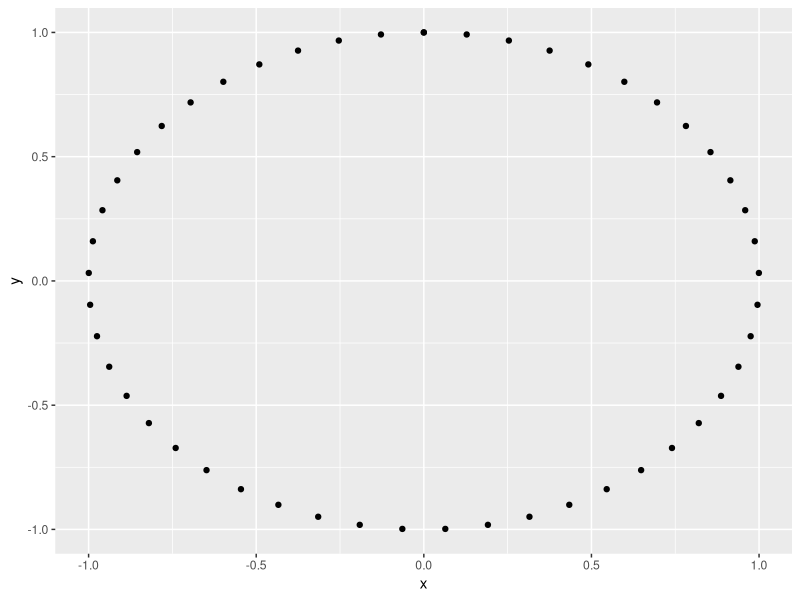
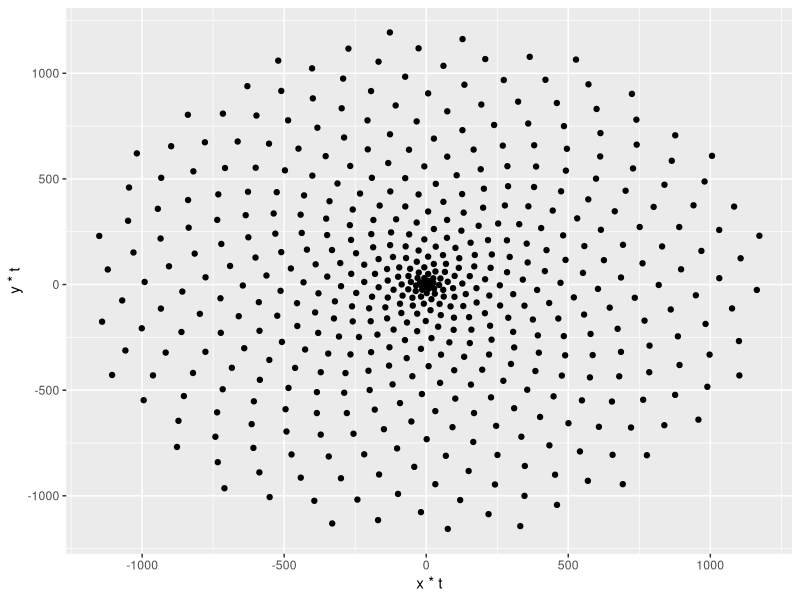
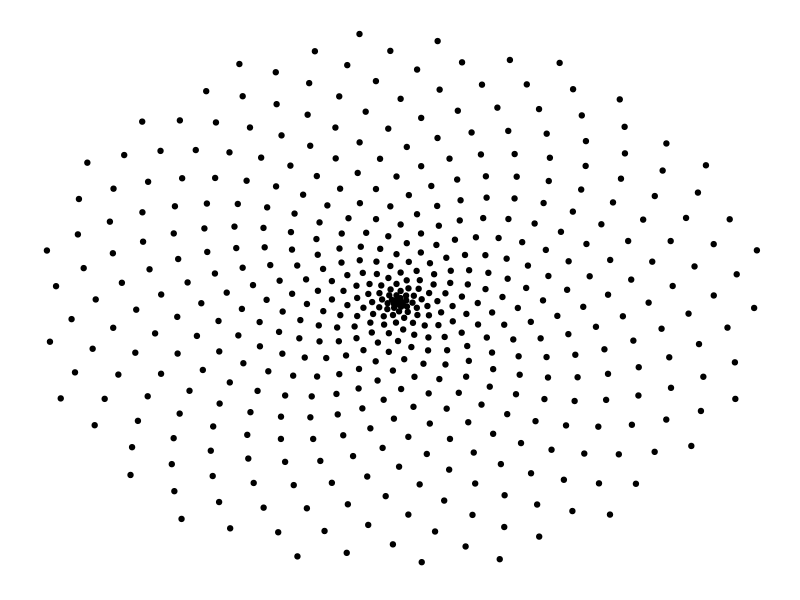
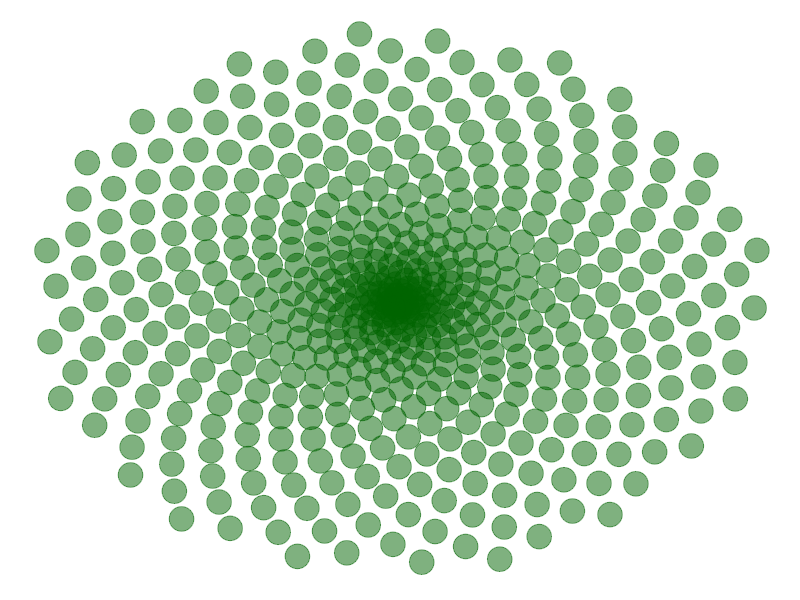
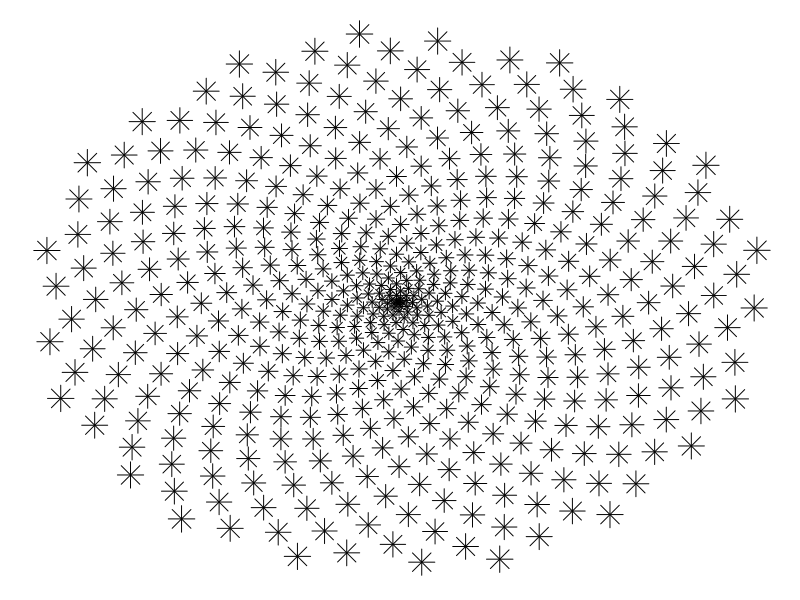
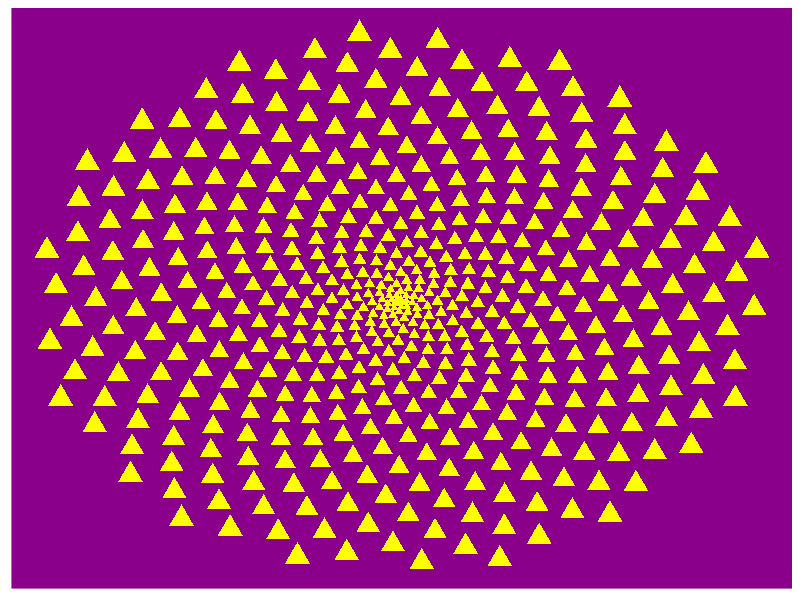
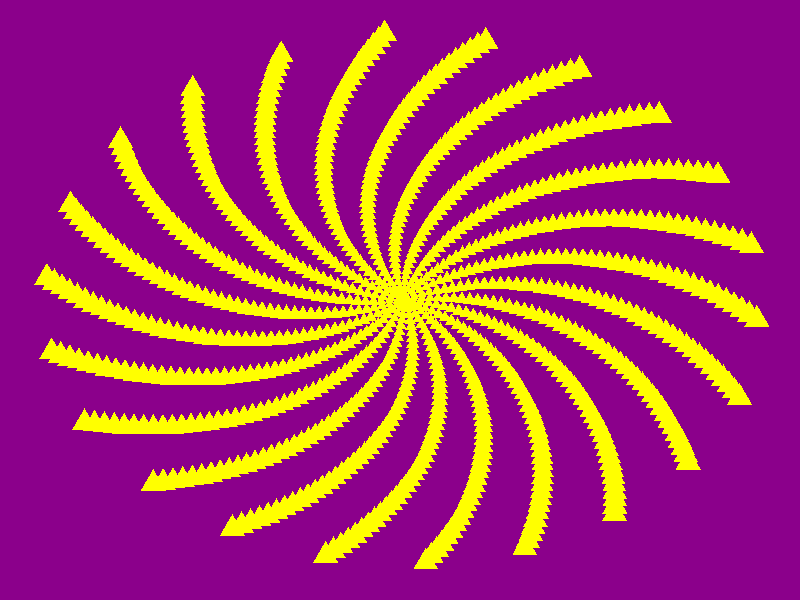
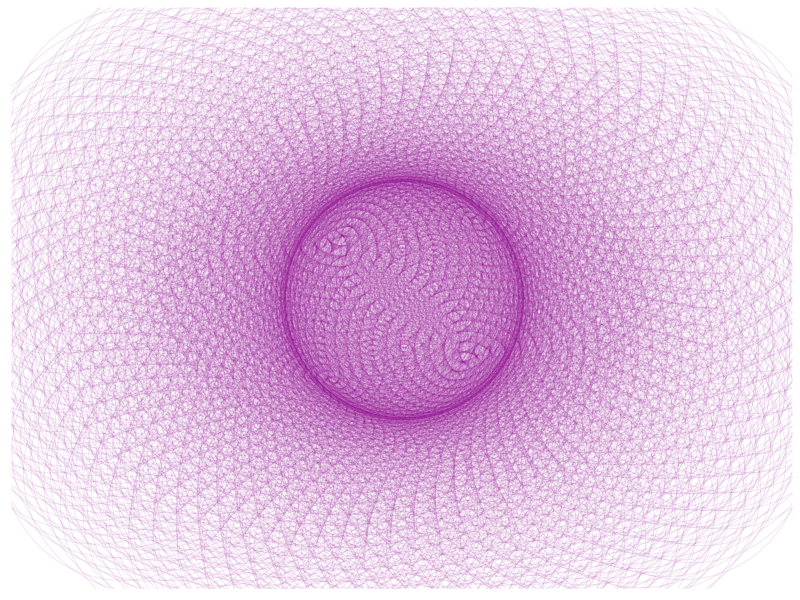

Reproduce these figures in R, in order.
## ---- chunk 1
# Set plot images to a nice size
options(repr.plot.width = 4, repr.plot.height = 4)

# Load the ggplot2 package
library(ggplot2)
## ---- chunk 2
# Create circle data to plot
t <- seq(0, 2 * pi, length.out = 50)
x <- sin(t)
y <- cos(t)
df <- data.frame(t, x, y)

# Make a scatter plot of points in a circle
p <- ggplot(df, aes(x, y))
p + geom_point()
## ---- chunk 3
# Define the number of points
points <- 500

# Define the Golden Angle
angle <- (3 - sqrt(5)) * pi

t <- (1:points) * angle
x <- sin(t)
y <- cos(t)
df <- data.frame(t, x, y)

# Make a scatter plot of points in a spiral
p <- ggplot(df, aes(x * t, y * t))
p + geom_point()
## ---- chunk 4
df <- data.frame(t, x, y)

# Make a scatter plot of points in a spiral and remove some plot components
p <- ggplot(df, aes(x * t, y * t))
p + geom_point() +
  theme(
    panel.background = element_rect(fill = "white"),
    panel.grid = element_blank(),
    axis.ticks = element_blank(),
    axis.title = element_blank(),
    axis.text = element_blank()
  )
## ---- chunk 5
# Change the code from Task 4 to modify the
# size, transparency, and color of the points
p <- ggplot(df, aes(x * t, y * t))
p + geom_point(
  size = 8,
  alpha = 0.5,
  color = "darkgreen"
) +
  theme(
    line = element_blank(),
    rect = element_blank(),
    text = element_blank(),
    title = element_blank()
  )
## ---- chunk 6
# Copy the code from Task 5 and modify the
# color, size, and shape of the points
p <- ggplot(df, aes(x * t, y * t))
p + geom_point(aes(size = t),
  shape = 8
) +
  theme(
    panel.background = element_rect(fill = "white"),
    panel.grid = element_blank(),
    axis.ticks = element_blank(),
    axis.title = element_blank(),
    axis.text = element_blank(),
    legend.position = "none"
  )
## ---- chunk 7
# Copy the code from Task 6 and modify the color and
# shape of the points, and the background color
p <- ggplot(df, aes(x * t, y * t))
p + geom_point(aes(size = t),
  shape = 17,
  color = "yellow"
) +
  theme(
    line = element_blank(),
    rect = element_blank(),
    text = element_blank(),
    title = element_blank(),
    panel.background = element_rect(fill = "darkmagenta"),
    legend.position = "none"
  )
## ---- chunk 8
# Change the value of the angle
angle <- 2.0
points <- 1000

t <- (1:points) * angle
x <- sin(t)
y <- cos(t)
df <- data.frame(t, x, y)

# Copy the plotting code from Task 7
p <- ggplot(df, aes(x * t, y * t))
p + geom_point(aes(size = t),
  shape = 17,
  color = "yellow"
) +
  theme(
    line = element_blank(),
    rect = element_blank(),
    text = element_blank(),
    title = element_blank(),
    plot.background = element_rect(fill = "darkmagenta", colour = NA),
    legend.position = "none"
  )
## ---- chunk 9
# Change the values of angle and points
angle <- 13 * pi / 180
points <- 2000

t <- (1:points) * angle
x <- sin(t)
y <- cos(t)
df <- data.frame(t, x, y)

# Adjust the plot parameters to create the magenta flower
p <- ggplot(df, aes(x * t, y * t))
p + geom_point(size = 80, alpha = 0.1, shape = 1, color = "magenta4") +
  theme(
    legend.position = "none",
    panel.background = element_rect(fill = "white"),
    panel.grid = element_blank(),
    axis.ticks = element_blank(),
    axis.title = element_blank(),
    axis.text = element_blank()
  )
